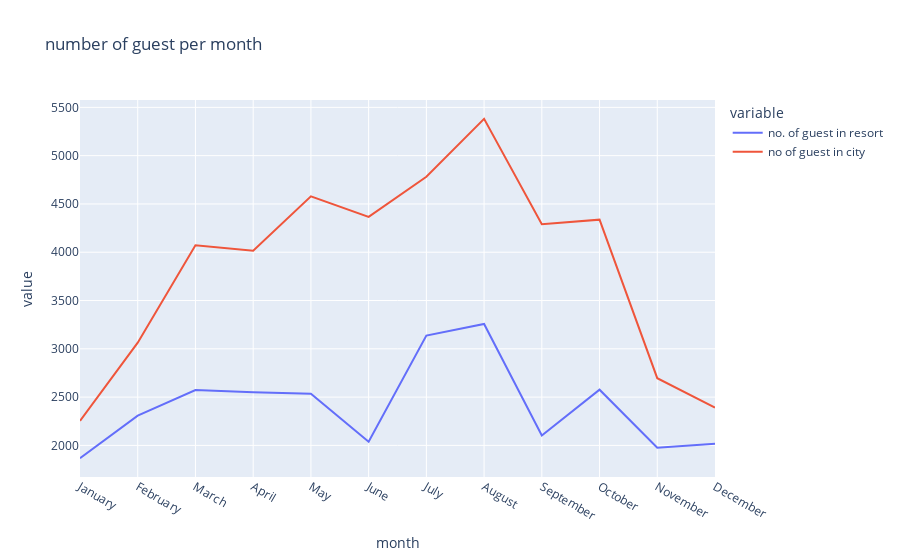

Write notebook code for a chart like this one.
### Code cell
fig=px.line(fin_guest,x='month',y=['no. of guest in resort','no of guest in city'],title='number of guest per month')
fig.show()

### Figure 1 — Plotly figure (JSON) as saved in the notebook; plotly's stock layout.template omitted (floating-point values rounded to 4 significant figures)
{"data": [{"hovertemplate": "variable=no. of guest in resort<br>month=%{x}<br>value=%{y}<extra></extra>", "legendgroup": "no. of guest in resort", "line": {"color": "#636efa", "dash": "solid"}, "marker": {"symbol": "circle"}, "mode": "lines", "name": "no. of guest in resort", "orientation": "v", "showlegend": true, "type": "scatter", "x": ["January", "February", "March", "April", "May", "June", "July", "August", "September", "October", "November", "December"], "xaxis": "x", "y": [1868, 2308, 2573, 2550, 2535, 2038, 3137, 3257, 2102, 2577, 1976, 2017], "yaxis": "y"}, {"hovertemplate": "variable=no of guest in city<br>month=%{x}<br>value=%{y}<extra></extra>", "legendgroup": "no of guest in city", "line": {"color": "#EF553B", "dash": "solid"}, "marker": {"symbol": "circle"}, "mode": "lines", "name": "no of guest in city", "orientation": "v", "showlegend": true, "type": "scatter", "x": ["January", "February", "March", "April", "May", "June", "July", "August", "September", "October", "November", "December"], "xaxis": "x", "y": [2254, 3064, 4072, 4015, 4579, 4366, 4782, 5381, 4290, 4337, 2696, 2392], "yaxis": "y"}], "layout": {"legend": {"title": {"text": "variable"}, "tracegroupgap": 0}, "title": {"text": "number of guest per month"}, "xaxis": {"anchor": "y", "domain": [0, 1], "title": {"text": "month"}}, "yaxis": {"anchor": "x", "domain": [0, 1], "title": {"text": "value"}}}}
